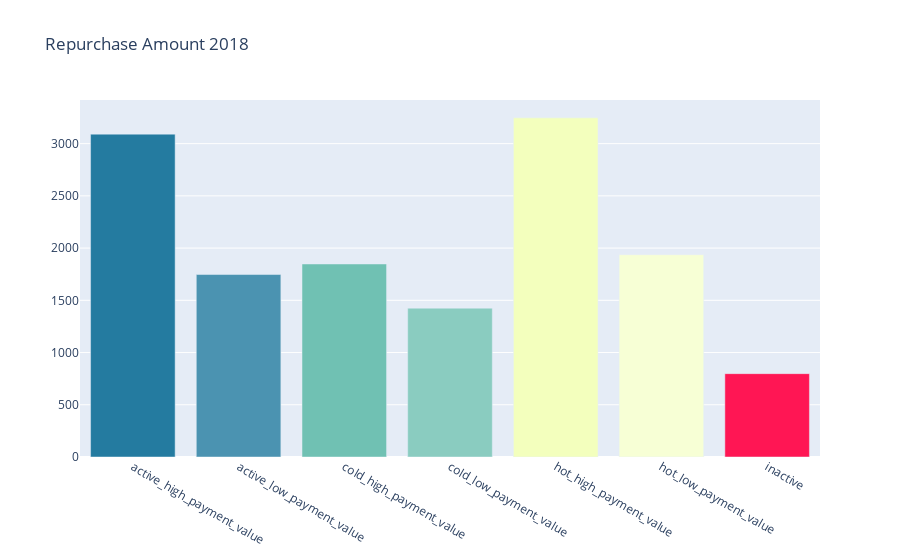

This figure's notebook cell:
### Code cell
configure_plotly_browser_state()
trace0 = go.Bar(
    x=df_qty_subsegment_2018["sub_segment"].values,
    y=df_qty_subsegment_2018["order_purchase_qty"].values,
    marker=dict(
        color=['rgba(36,123,160,1)', 
               'rgba(75,147,177,1)',
               'rgba(112,193,179,1)', 
               'rgba(138,204,192,1)',
               'rgba(243,255,189,1)',
               'rgba(247,255,213,1)',
               'rgba(255,22,84,1)']),
)

data = [trace0]

layout = go.Layout(
    title='Repurchase Amount 2018',
)

fig = go.Figure(data=data, layout=layout)
py.iplot(fig)

### Figure 1 — Plotly figure (JSON) as saved in the notebook; plotly's stock layout.template omitted (floating-point values rounded to 4 significant figures)
{"data": [{"marker": {"color": ["rgba(36,123,160,1)", "rgba(75,147,177,1)", "rgba(112,193,179,1)", "rgba(138,204,192,1)", "rgba(243,255,189,1)", "rgba(247,255,213,1)", "rgba(255,22,84,1)"]}, "type": "bar", "x": ["active_high_payment_value", "active_low_payment_value", "cold_high_payment_value", "cold_low_payment_value", "hot_high_payment_value", "hot_low_payment_value", "inactive"], "y": [3091, 1747, 1848, 1425, 3247, 1937, 798]}], "layout": {"title": {"text": "Repurchase Amount 2018"}}}
